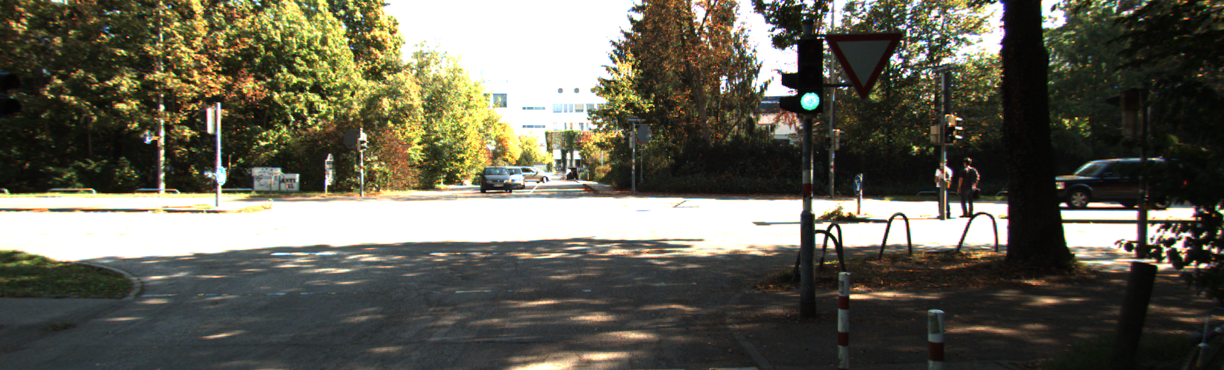
#> input picture Project2/Histogram/dataset/0000000000.png, 1224 x 370 px; its folder holds only this picture in this run
$ python hist_adhist.py
#> lines starting #> are read from the running program, lines starting #| are printed output that depends on the picture
import cv2
import glob
import numpy as np
import matplotlib.pyplot as plt

def histmat(image, bins):

    histogram = np.zeros(bins)

    for pixel in image:
        histogram[pixel] += 1
    return histogram


def arrsum(a):
    a = iter(a)
    b = [next(a)]
    for i in a:
        b.append(b[-1] + i)
    return np.array(b)

def Normalize(cs):

    nj = (cs - cs.min()) * 255
    N = cs.max() - cs.min()
    cs = nj / N
    return cs

def hist(image):

    image = np.array(image)

    flat = image.flatten()

    hist = histmat(flat, 256)

    cs = arrsum(hist)

    cs = Normalize(cs)

    cs = cs.astype('uint8')
    himg = np.zeros((image.shape))

    himg = alpha * cs[flat]

    himg = np.reshape(himg, image.shape)

    himg = himg.astype('uint8')

    return himg

def adhist(img):
    img = img.copy()
    h, w = img.shape
    bh, bw = h//8, w//8

    for i in range(8):
        for j in range(8):
            img[i*bh:(i+1)*bh, j*bw:(j+1)*bw] = hist(img[i*bh:(i+1)*bh, j*bw:(j+1)*bw])
            img = np.array(img, dtype=np.uint8)
    return img

out = cv2.VideoWriter('output.avi', cv2.VideoWriter_fourcc(*'MJPG'), 1, (1224, 370))
path = glob.glob(r"P:\Dox Files\Maryland\Courses\ENPM 673\Project\P2\Q1\dataset\*")
alpha = 1
for file in path:
    image = cv2.imread(file)
#> image is the input picture: shape (370, 1224, 3); mean B, G, R 83.7, 96.9, 98.8
    width = image.shape[1]
#> width = 1224
    height = image.shape[0]
#> height = 370

    r = image[:,:,2]
    g = image[:,:,1]
    b = image[:,:,0]
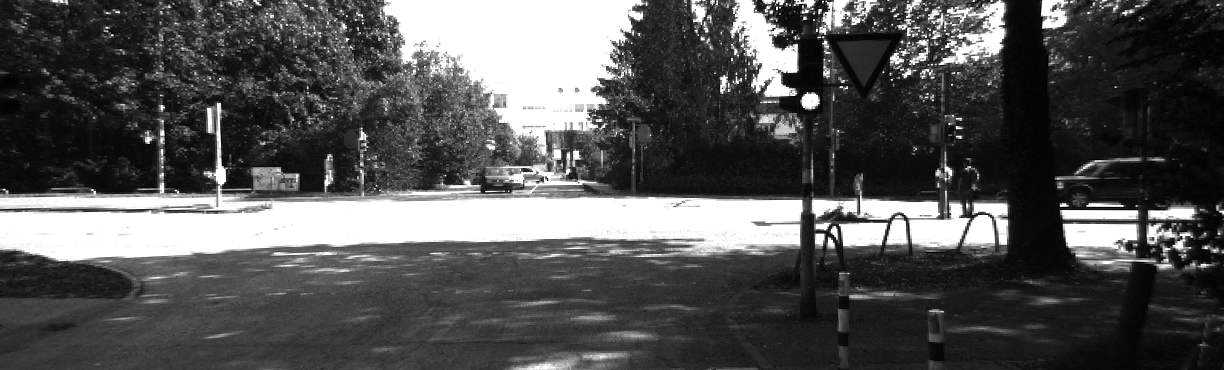
#> b: shape (370, 1224); min 0, max 255, mean 83.7

    histr = hist(r)
#> the loop in histmat, `for pixel in image:` made 452880 passes
#> pixel on passes 1 to 3: 51, 58, 45
#> after the loop in histmat, `for pixel in image:`: histogram = 256 values, max 79851 at index 255, min 53 at index 1, mean 1769.1
#> in hist, `hist = histmat(flat, 256)`: hist has the same summary as histogram in histmat
#> in arrsum, `b = [next(a)]`: b = [196]
#> the loop in arrsum, `for i in a:` made 255 passes
#> i on passes 1 to 3: 53, 71, 135
#> after the loop in arrsum, `for i in a:`: b = 256 values from 196 to 452880
#> in Normalize, `nj = (cs - cs.min()) * 255`: nj = 256 values from 0 to 115434420
#> in Normalize, `N = cs.max() - cs.min()`: N = 452684
#> in Normalize, `cs = nj / N`: cs = 256 values from 0 to 255
    histg = hist(g)
#> the loop in histmat (call 2), `for pixel in image:` made 452880 passes
#> pixel on passes 1 to 3: 80, 91, 66
#> in hist (call 2), `hist = histmat(flat, 256)`: hist = 256 values, max 70131 at index 255, min 2 at index 1, mean 1769.1
#> the loop in arrsum (call 2), `for i in a:` made 255 passes
#> i on passes 1 to 3: 2, 3, 77
#> in hist (call 2), `cs = arrsum(hist)`: cs = 256 values from 3 to 452880
#> in hist (call 2), `cs = Normalize(cs)`: cs = 256 values from 0 to 255
#> in hist (call 2), `himg = np.reshape(himg, image.shape)`:
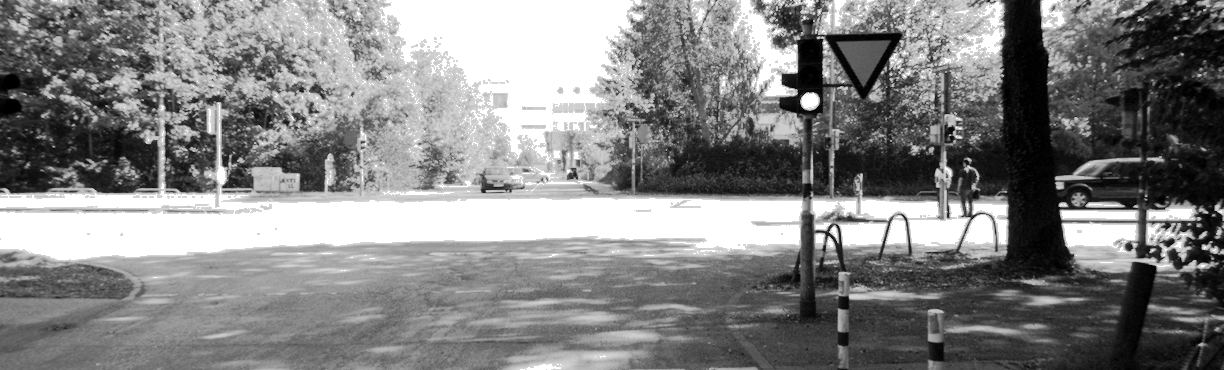
#> himg: shape (370, 1224); min 0, max 255, mean 130.9
    histb = hist(b)

    histi = np.zeros((histr.shape[0],histr.shape[1],3), np.uint8)

    histi[:,:,2] = histr
    histi[:,:,1] = histg
    histi[:,:,0] = histb

    adhr = adhist(r)
#> the loop in adhist, `for i in range(8):` made 8 passes
    adhg = adhist(g)
#> after the loop in adhist (call 2), `for i in range(8):`:
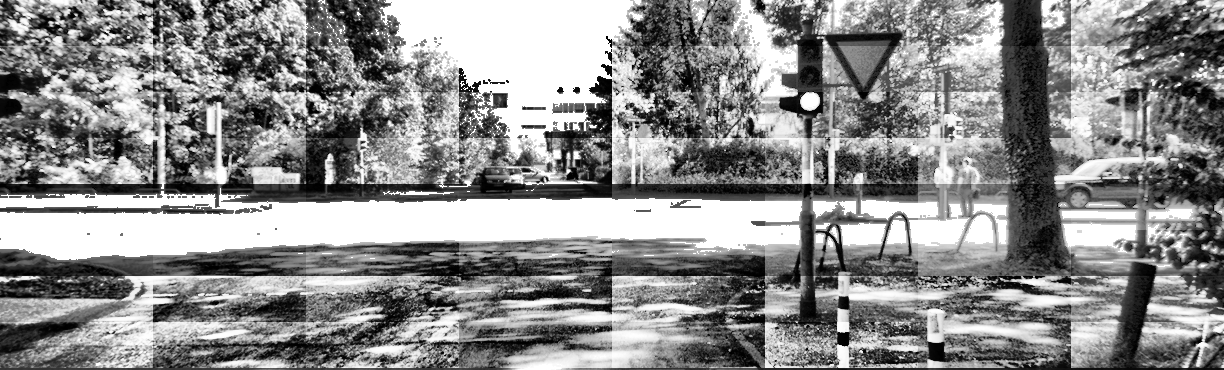
#> img: shape (370, 1224); min 0, max 255, mean 139.5
    adhb = adhist(b)
#> the loop in adhist (call 3), `for i in range(8):` made 8 passes
#> pass 1, in hist (call 133), `image = np.array(image)`:
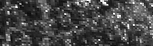
#> image: shape (46, 153); min 2, max 255, mean 69.9
#> pass 1, in hist (call 133), `himg = np.reshape(himg, image.shape)`:
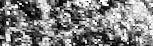
#> himg: shape (46, 153); min 0, max 255, mean 128.3
#> after the loop in adhist (call 3), `for i in range(8):`:
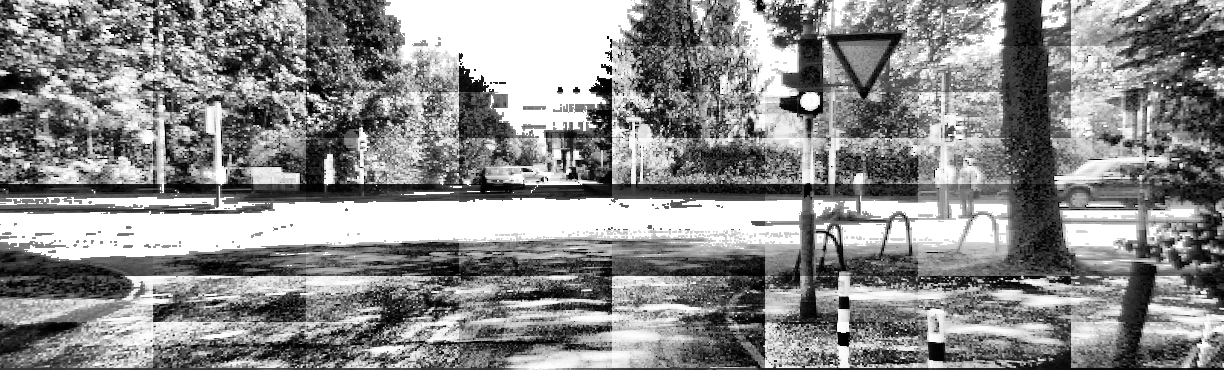
#> img: shape (370, 1224); min 0, max 255, mean 138.7

    adhi = np.zeros((adhr.shape[0],adhr.shape[1],3), np.uint8)

    adhi[:,:,2] = adhr
    adhi[:,:,1] = adhg
    adhi[:,:,0] = adhb

    vertical = np.concatenate((histi, adhi), axis=0)
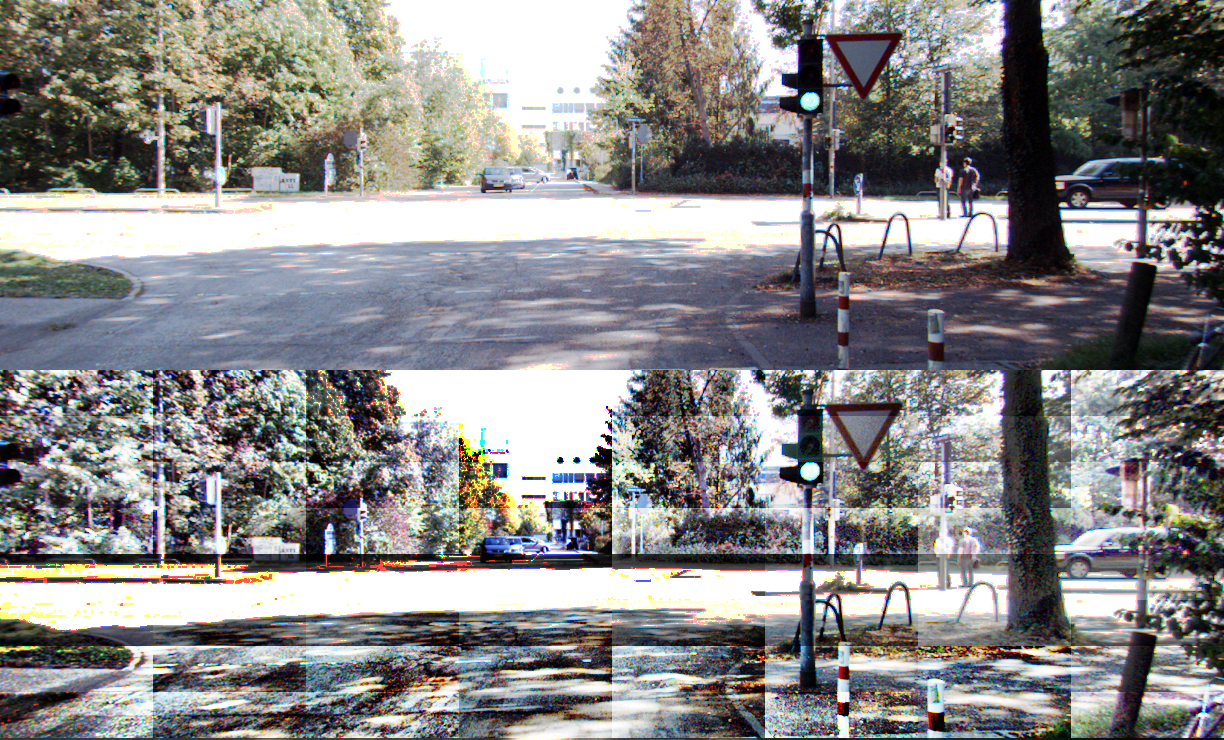
#> vertical: shape (740, 1224, 3); mean of channels 0, 1, 2 134.6, 135.2, 136.3; drawn as B, G, R
    cv2.imshow('', vertical )
    out.write(vertical)
    #cv2.imshow('Histogram',histi)
    #cv2.imshow('Adaptive Histogram',adhi)

    if cv2.waitKey(0) & 0xFF == ord('d'):
#> (key Esc is pressed here)
        break
out.release()
cv2.destroyAllWindows()
